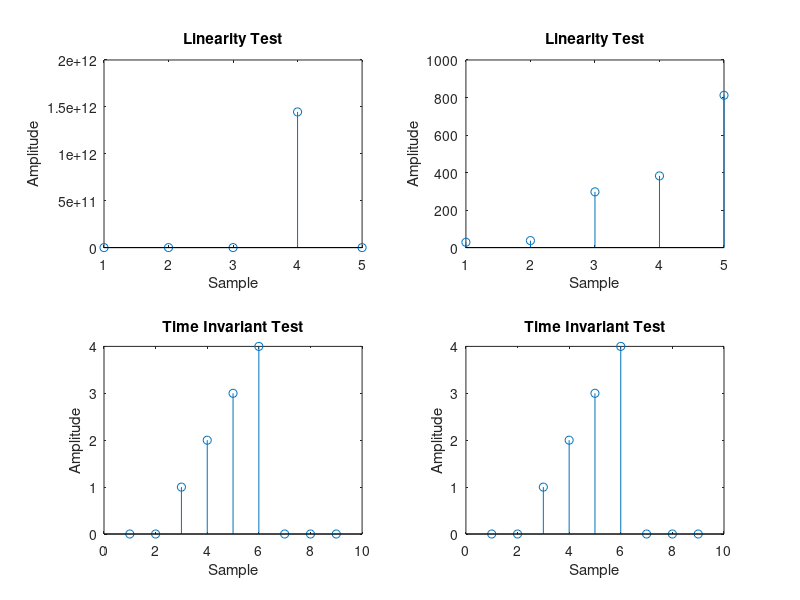

Reproduce this figure in MATLAB.
clc;
close all;
clear;

c = 2;
b = 5;

s1 = [1 2 -3 4];
s2 = [2 -2 5 4 6];

l1 = length(s1);
l2 = length(s2);

if l1 < l2
    s1 = [s1 zeros(1,l2-l1)];
else
    s2 = [s2 zeros(1,l1-l2)];
end

s11 = s1;
s21 = s2;

y1 = exp(s11);
y2 = exp(s21);

out1 = exp(b*s11 + c*s21);
out2 = b*y1 + c*y2;

tol = 0.0001;

if sum(abs(out2-out1)) < tol
    disp("System Is Linear");
else
    disp("System Is Non Linear");
end


s1 = [1 2 3 4 0 0 0 0 0];

k = 2;

s2 = [zeros(1,k) s1(1:end-k)];

y11 = s2;

y1 = s1;

y11_shift = [zeros(1,k) y1(1:end-k)];

if sum(abs(y11-y11_shift)) < tol
    disp("System Is Time Invariant");
else
    disp("System Is Time Variant");
end


figure;

subplot(2,2,1);
stem(out1);
xlabel("Sample");
ylabel("Amplitude");
title("Linearity Test");

subplot(2,2,2);
stem(out2);
xlabel("Sample");
ylabel("Amplitude");
title("Linearity Test");

subplot(2,2,3);
stem(y11);
xlabel("Sample");
ylabel("Amplitude");
title("Time Invariant Test");

subplot(2,2,4);
stem(y11_shift);
xlabel("Sample");
ylabel("Amplitude");
title("Time Invariant Test");
